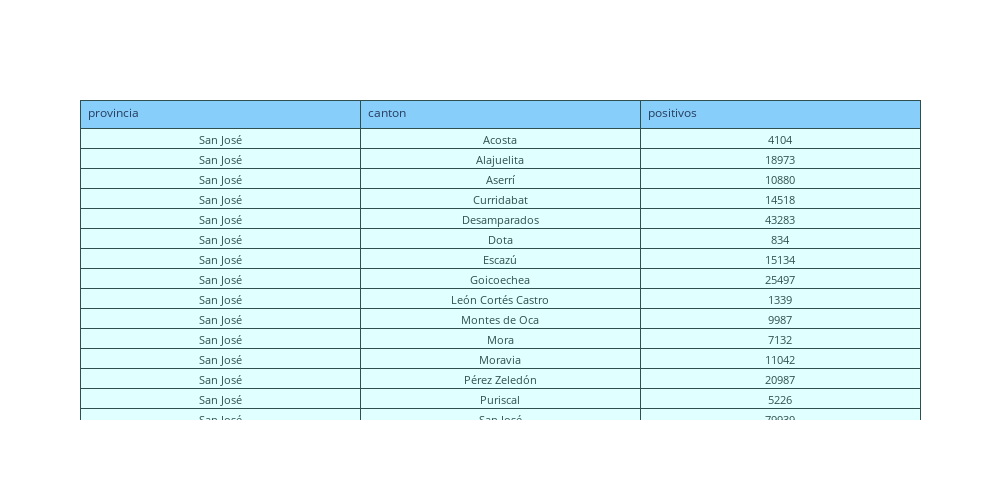

Write notebook code for a chart like this one.
### Markdown cell above
## 5. Tabla que muestra la cantidad de casos positivos en cantones.

### Code cell
# Tabla con los datos sobre los casos positivos por provincia y canton al 30-05-22

tabla2 = go.Figure(data=[go.Table(
    header=dict(values=list(covid19_positivos.columns),
                line_color='darkslategray',
                fill_color='lightskyblue',
                align='left'),
    cells=dict(values=[covid19_positivos.provincia,
                       covid19_positivos.canton, 
                       covid19_positivos.positivos],
               fill_color='lightcyan',
               line_color='darkslategray',
               font = dict(color = 'darkslategray', size = 11),
               align='center'))
])

tabla2.update_layout(width=1000, height=500)

# Mostrar tabla
tabla2.show()

### Figure 1 — Plotly figure (JSON) as saved in the notebook; plotly's stock layout.template omitted (floating-point values rounded to 4 significant figures; data arrays with more than 128 entries replaced by an {"elided": "..."} marker saying what was removed)
{"data": [{"cells": {"align": "center", "fill": {"color": "lightcyan"}, "font": {"color": "darkslategray", "size": 11}, "line": {"color": "darkslategray"}, "values": {"elided": "3x82 mixed values"}}, "header": {"align": "left", "fill": {"color": "lightskyblue"}, "line": {"color": "darkslategray"}, "values": ["provincia", "canton", "positivos"]}, "type": "table"}], "layout": {"height": 500, "width": 1000}}
